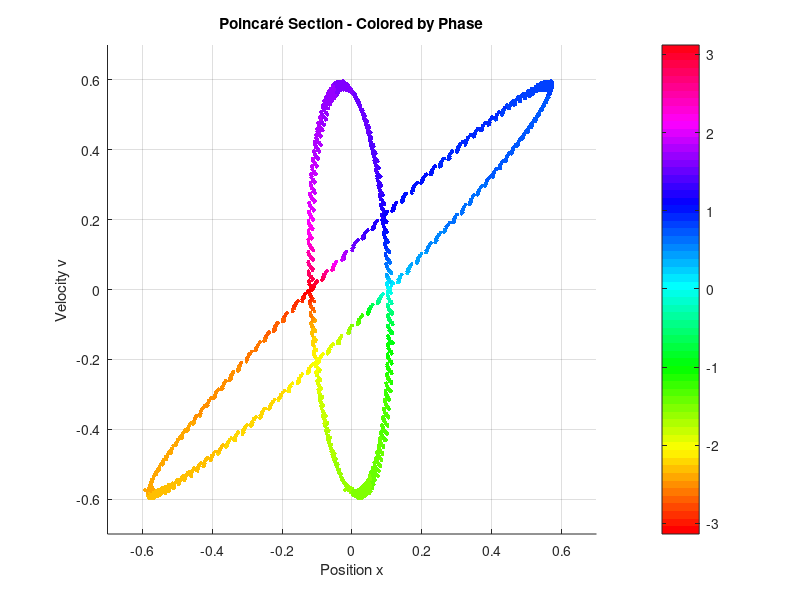

MATLAB code to generate this figure:
%% Generate Poincaré Section Colored by Phase - Versão Corrigida

clear; clc; close all;

% Load data
if exist('data/poincare_data.txt', 'file')
    x = load('data/poincare_data.txt');
    fprintf('Loaded: data/poincare_data.txt (%d points)\n', length(x));
else
    error('poincare_data.txt not found');
end

% Calcular velocidade aproximada (derivada)
v = gradient(x);

% Garantir que x e v tenham o mesmo tamanho
if length(v) > length(x)
    v = v(1:length(x));
elseif length(x) > length(v)
    x = x(1:length(v));
end

% Calcular fase
theta = atan2(v, x);

% Verificar tamanhos
fprintf('Tamanhos: x=%d, v=%d, theta=%d\n', length(x), length(v), length(theta));

% Reduzir número de pontos para visualização (opcional)
step = 10;
x_sample = x(1:step:end);
v_sample = v(1:step:end);
theta_sample = theta(1:step:end);

% Criar figura
figure('Position', [100, 100, 700, 600], 'Color', 'white');
scatter(x_sample, v_sample, 8, theta_sample, 'filled');
colormap('hsv');
colorbar;
xlabel('Position x');
ylabel('Velocity v');
title('Poincaré Section - Colored by Phase');
axis equal;
grid on;
xlim([-0.7, 0.7]);
ylim([-0.7, 0.7]);

% Salvar
if ~exist('supplementary', 'dir')
    mkdir('supplementary');
end
print('-dpng', '-r300', 'supplementary/fig_poincare_phase.png');
fprintf('Saved: supplementary/fig_poincare_phase.png\n');
